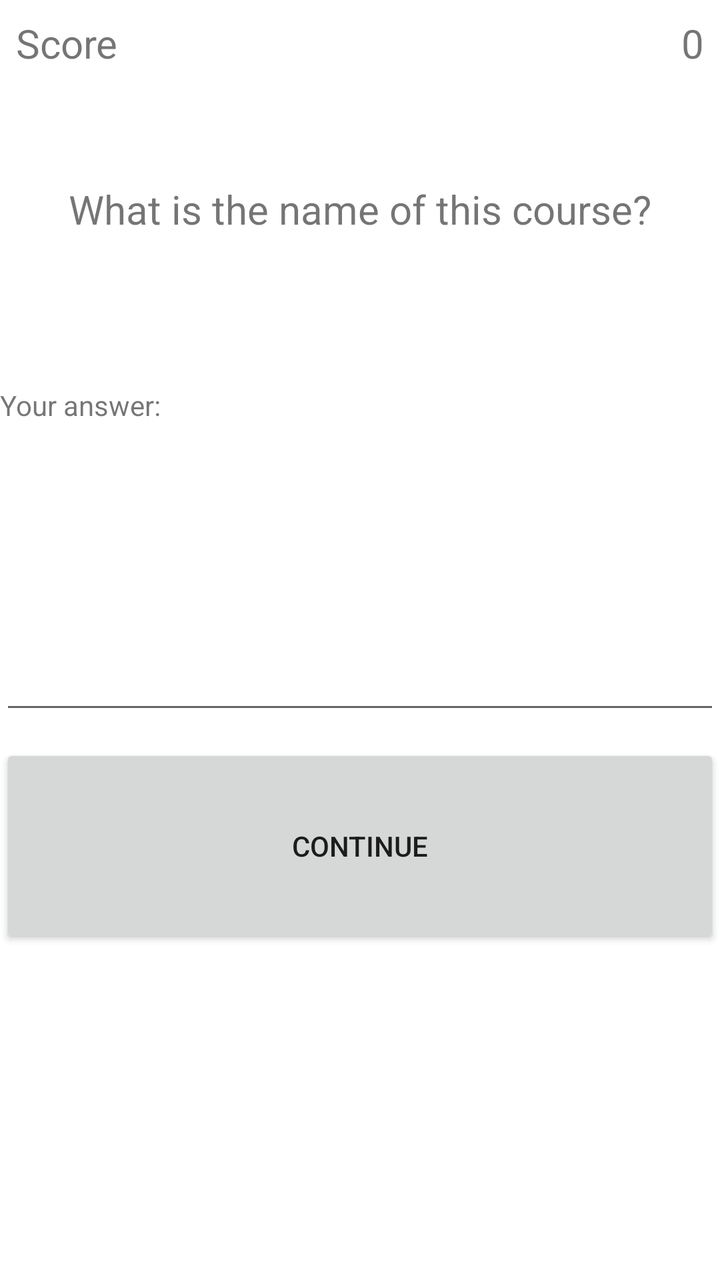
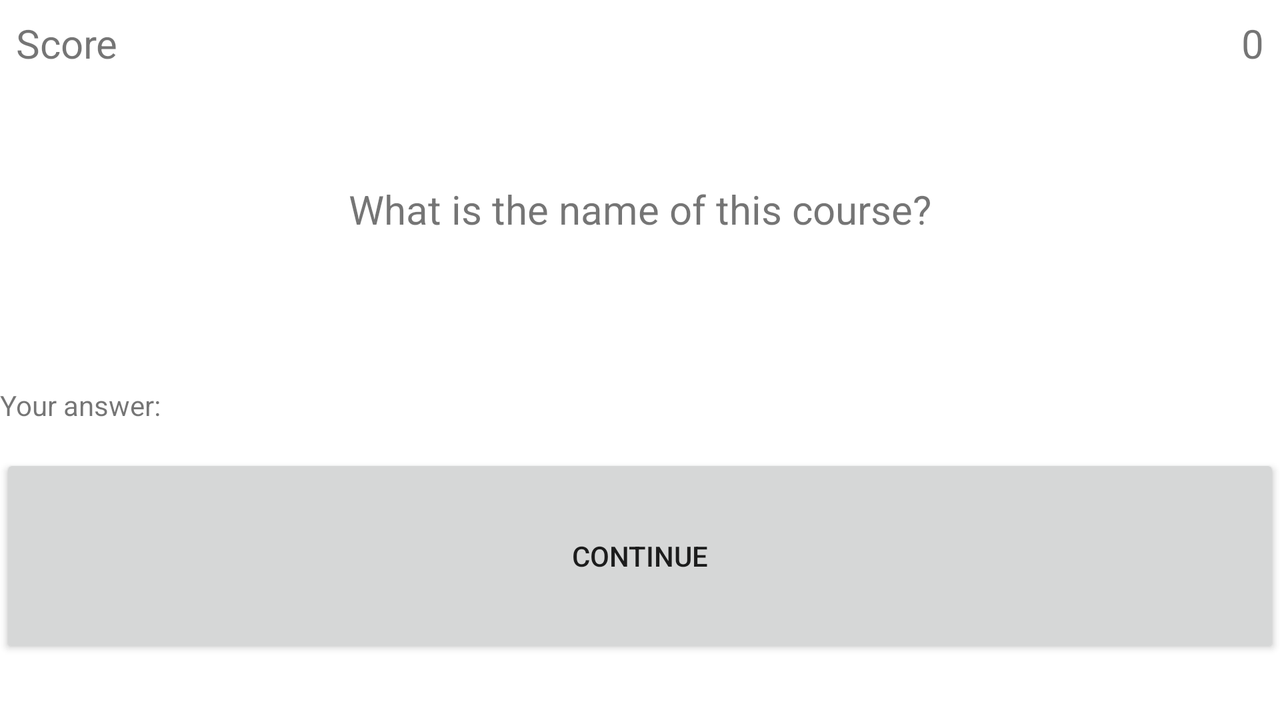

An Android layout and its configuration variant, each rendered on a device that would load it. The default file and the variant file are quoted in full after the pictures.
<!-- AndroidManifest.xml: application theme Theme.CardQuizGame -->
<!-- res/layout/activity_oequest.xml -->
<?xml version="1.0" encoding="utf-8"?>
<LinearLayout
    xmlns:android="http://schemas.android.com/apk/res/android"
    xmlns:app="http://schemas.android.com/apk/res-auto"
    xmlns:tools="http://schemas.android.com/tools"
    android:layout_width="match_parent"
    android:layout_height="match_parent"
    android:orientation="vertical"
    tools:context=".OEQuest">

    <RelativeLayout
        android:layout_width="match_parent"
        android:layout_height="wrap_content"
        android:layout_marginBottom="40dp"
        android:padding="8dp">

        <TextView
            android:layout_width="wrap_content"
            android:layout_height="wrap_content"
            android:layout_alignParentLeft="true"
            android:text="Score"
            android:textSize="20sp"
            tools:ignore="HardcodedText,RtlHardcoded" />

        <TextView
            android:id="@+id/score"
            android:layout_width="wrap_content"
            android:layout_height="wrap_content"
            android:layout_alignParentRight="true"
            android:text="0"
            android:textSize="20sp"
            tools:ignore="HardcodedText,RtlHardcoded" />

    </RelativeLayout>

    <TextView
        android:id="@+id/question"
        android:layout_width="match_parent"
        android:layout_height="70dp"
        android:layout_marginBottom="40dp"
        android:padding="8dp"
        android:text="What is the name of this course?"
        android:textAlignment="center"
        android:textSize="20sp"
        tools:ignore="HardcodedText" />

    <TextView
        android:layout_width="wrap_content"
        android:layout_height="wrap_content"
        android:text="Your answer: "
        tools:ignore="HardcodedText" />

    <EditText
        android:id="@+id/oeans"
        android:layout_width="match_parent"
        android:layout_height="150dp"
        android:layout_centerHorizontal="true"
        android:layout_marginBottom="10dp"
        android:autofillHints=""
        android:baselineAligned="false"
        android:inputType="text"
        app:layout_constraintBottom_toBottomOf="parent"
        app:layout_constraintLeft_toLeftOf="parent"
        app:layout_constraintRight_toRightOf="parent"
        app:layout_constraintTop_toTopOf="parent"
        app:layout_constraintVertical_bias="0.094"
        tools:ignore="LabelFor,ObsoleteLayoutParam,TextFields" />

    <Button
        android:id="@+id/bcontinue"
        android:layout_width="match_parent"
        android:layout_height="102dp"
        android:padding="15dp"
        android:text="Continue"
        tools:ignore="HardcodedText" />

</LinearLayout>
<!-- resources referenced by this layout -->
<resources>
  <style name="Theme.CardQuizGame" parent="Theme.MaterialComponents.DayNight.DarkActionBar">
          
          <item name="colorPrimary">@color/purple_500</item>
          <item name="colorPrimaryVariant">@color/purple_700</item>
          <item name="colorOnPrimary">@color/white</item>
          
          <item name="colorSecondary">@color/teal_200</item>
          <item name="colorSecondaryVariant">@color/teal_700</item>
          <item name="colorOnSecondary">@color/black</item>
          
          <item name="android:statusBarColor" tools:targetApi="l">?attr/colorPrimaryVariant</item>
          
      </style>
</resources>
<!-- res/layout-land/activity_oequest.xml (the author's variant of the layout above) -->
<!-- drawn on the phone turned sideways -->
<?xml version="1.0" encoding="utf-8"?>
<androidx.constraintlayout.widget.ConstraintLayout xmlns:android="http://schemas.android.com/apk/res/android"
    xmlns:app="http://schemas.android.com/apk/res-auto"
    xmlns:tools="http://schemas.android.com/tools"
    android:id="@+id/linearLayout2"
    android:layout_width="match_parent"
    android:layout_height="match_parent"
    tools:context=".OEQuest">


    <TextView
        android:id="@+id/textView4"
        android:layout_width="wrap_content"
        android:layout_height="wrap_content"
        android:layout_marginStart="8dp"
        android:layout_marginLeft="8dp"
        android:layout_marginTop="8dp"
        android:text="Score"
        android:textSize="20sp"
        app:layout_constraintStart_toStartOf="parent"
        app:layout_constraintTop_toTopOf="parent"
        tools:ignore="HardcodedText,RtlHardcoded" />

    <TextView
        android:id="@+id/score"
        android:layout_width="wrap_content"
        android:layout_height="wrap_content"
        android:layout_marginTop="8dp"
        android:layout_marginEnd="8dp"
        android:layout_marginRight="8dp"
        android:text="0"
        android:textSize="20sp"
        app:layout_constraintEnd_toEndOf="parent"
        app:layout_constraintTop_toTopOf="parent"
        tools:ignore="HardcodedText,RtlHardcoded" />


    <TextView
        android:id="@+id/question"
        android:layout_width="0dp"
        android:layout_height="70dp"
        android:layout_marginTop="83dp"
        android:padding="8dp"
        android:text="What is the name of this course?"
        android:textAlignment="center"
        android:textSize="20sp"
        app:layout_constraintEnd_toEndOf="parent"
        app:layout_constraintStart_toStartOf="parent"
        app:layout_constraintTop_toTopOf="parent"
        tools:ignore="HardcodedText" />

    <TextView
        android:id="@+id/textView5"
        android:layout_width="wrap_content"
        android:layout_height="wrap_content"
        android:layout_marginTop="40dp"
        android:text="Your answer: "
        app:layout_constraintStart_toStartOf="parent"
        app:layout_constraintTop_toBottomOf="@+id/question"
        tools:ignore="HardcodedText" />

    <EditText
        android:id="@+id/oeans"
        android:layout_width="597dp"
        android:layout_height="103dp"
        android:autofillHints=""
        android:baselineAligned="false"
        android:inputType="text"
        app:layout_constraintBottom_toBottomOf="parent"
        app:layout_constraintHorizontal_bias="0.708"
        app:layout_constraintLeft_toLeftOf="parent"
        app:layout_constraintRight_toRightOf="parent"
        app:layout_constraintTop_toTopOf="parent"
        app:layout_constraintVertical_bias="0.548"
        tools:ignore="LabelFor,ObsoleteLayoutParam,TextFields" />

    <Button
        android:id="@+id/bcontinue"
        android:layout_width="0dp"
        android:layout_height="102dp"
        android:padding="15dp"
        android:text="Continue"
        app:layout_constraintBottom_toBottomOf="parent"
        app:layout_constraintEnd_toEndOf="parent"
        app:layout_constraintHorizontal_bias="0.0"
        app:layout_constraintStart_toStartOf="parent"
        app:layout_constraintTop_toTopOf="parent"
        app:layout_constraintVertical_bias="0.88"
        tools:ignore="HardcodedText" />

</androidx.constraintlayout.widget.ConstraintLayout>
